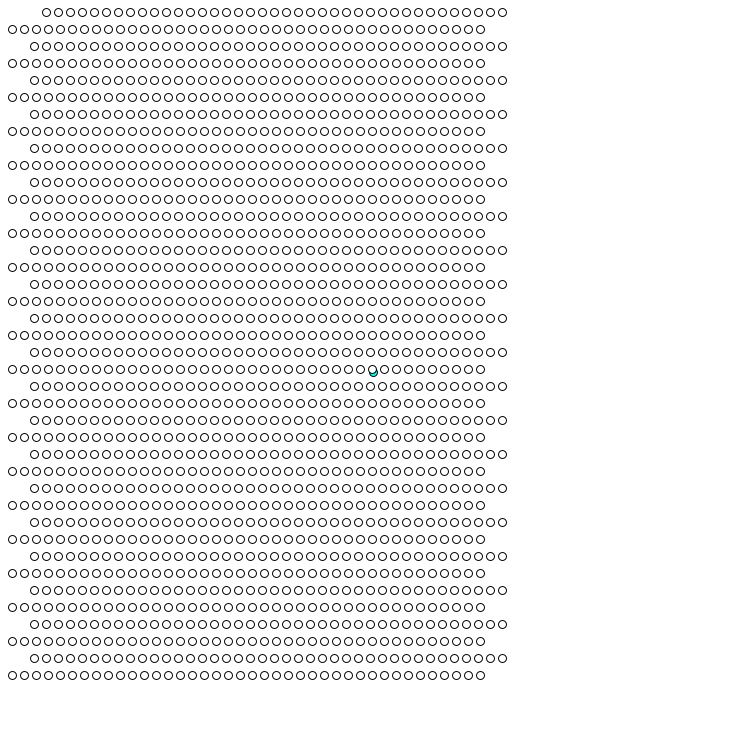
Frame 1 (no input)
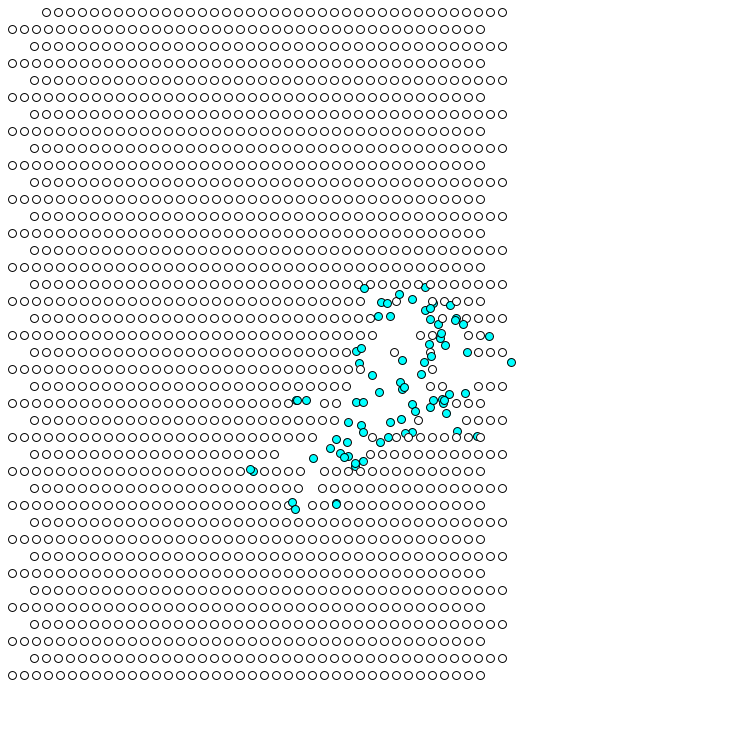
Frame 60 (the mouse pressed at the canvas centre just before this capture)
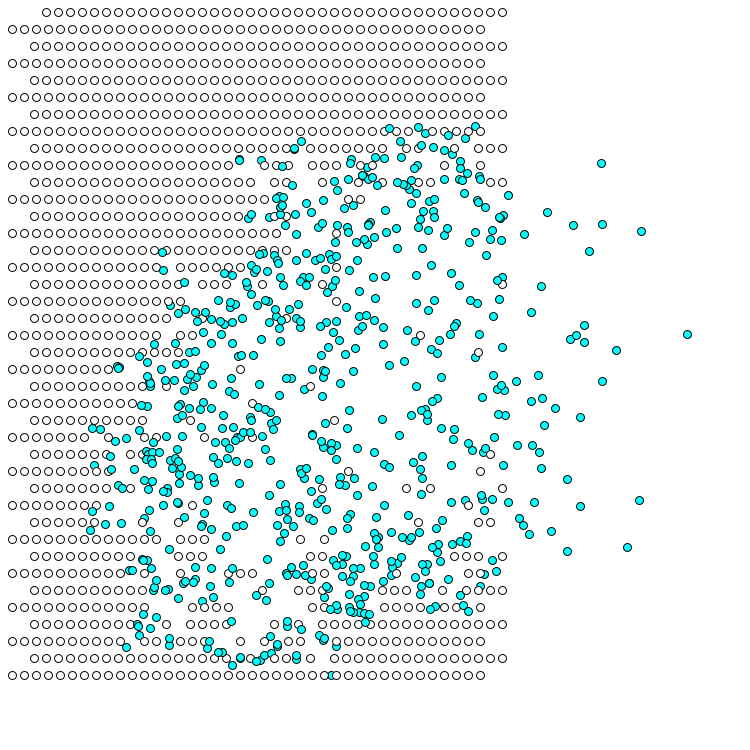
Frame 120 (the mouse held since frame 60 and released just before this capture)

The Processing sketch that drew these frames (run headless with seeded random() and noise(); from frame 60 on, the mouse is pressed at the canvas centre):

// Processing sketch: processing_179385
// ── processing_179385.pde

//creating grid array for atoms to sit in

Cell[]myCells= new Cell[1600]; //1600 cells total


void setup() {
  size(750, 750); // sets up canvas size
  int i3=0;
  for (int i = 0; i < 40; i ++) { //sets up row by row grid creating 40 atoms across
    for (int i2 = 0; i2 < 40; i2 ++) {
      myCells[i3] = new Cell(i, i2);
      i3++;
    }
  }
  myCells[0].isseed=true;
  // start position of the first seed cell
  myCells[0].location= new PVector(random(370, 375), random(370, 375)); //random value within small range to garuntee collisions
}


void draw () {
  background(255); //bg colour white
  for (int i=0; i<myCells.length; i++) {
    myCells[i].display();
    myCells[i].update();
  }
  for (int i=0; i<myCells.length; i++) {
    if (myCells[i].isseed== false) {
      for (int j=0; j<myCells.length; j++) {
        if (myCells[j].isseed==true) {
          float d;
          d= PVector.dist(myCells[i].location, myCells[j].location);
          if (d<5) {
            myCells[i].isseed=true;
          }
        }
      }
    }
  }
}

//cell class variables 

class Cell {
  PVector location= new PVector(); //creating vectors
  PVector velocity=new PVector();
  float dia;
  boolean isseed;
  float lineweight;
  float randomx = random(-3, 3); // random direction to apply to new neutrons after collision
  float randomy = random(-3, 3);

// cell constructor

  Cell(int i, int i2) {

    int factor1 = 0;

    // if even
    if (i2 % 2 == 0)
      factor1 = 22;
    else
      factor1 = 0;

    location = new PVector(  i*12+12+factor1, i2*17+12 ); // constructing cells on grid (atoms)
    //  new PVector(random(750), random(750));
    dia = 8;
    isseed = false; //cells start as atoms
  }

  void display() {
    if (isseed==true) { //if cell is a seed(neutron)
      fill(0, 255, 255);  //blue neutrons
      velocity = new PVector(randomx, randomy); //gives neutrons random movement direction
      location.add(velocity); //changing location due to changing random velocity
    }
    if (isseed==false) {
      fill(255); //white atoms
    }

    ellipse(location.x, location.y, dia, dia);
  }
  void update() {
    if (isseed==false) {
      velocity = new PVector(random(-0, 0), random(-0, 0)); //atoms fixed in place
      location.add(velocity);
    }
  }
}
